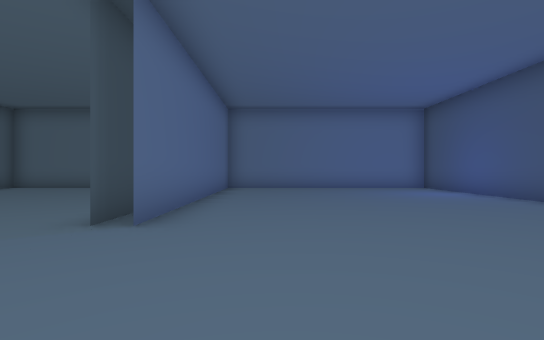
view 1 (above)

16 first-person views from a walk through a Unity game level. The camera is 1.3 m above the floor, looks level and sees 80° across. The floor is counted in squares, 2 m on a side. Each view is taken from the middle of a square. On the plan, view 1 faces up. The plan holds only what a view shows up to about 10 squares ahead; the rest is blank. The place goes on beyond the plan. The player character is not drawn.

view 2
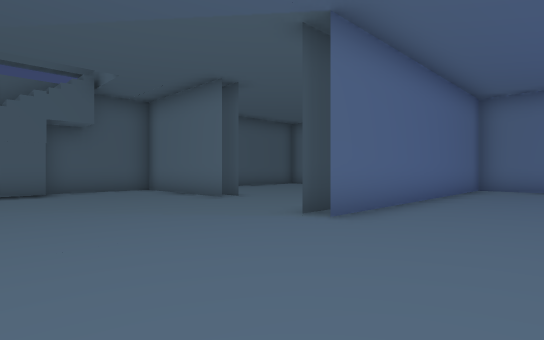

view 3
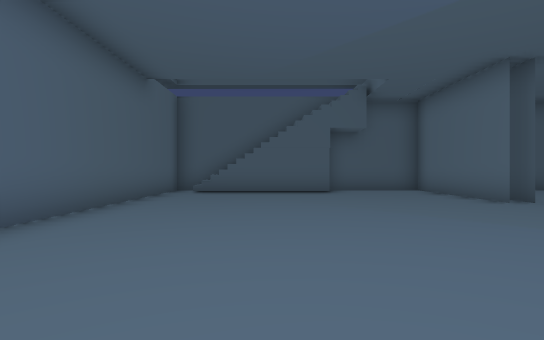

view 4
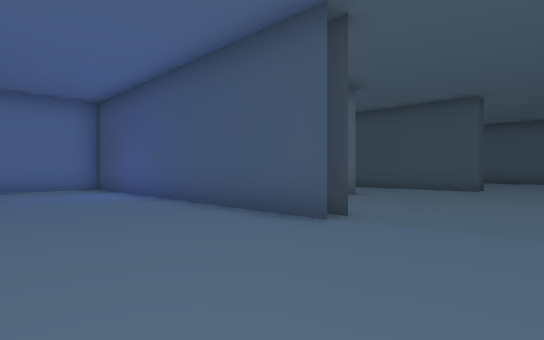

view 5
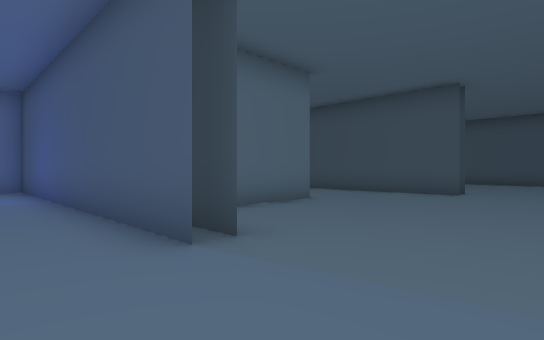

view 6
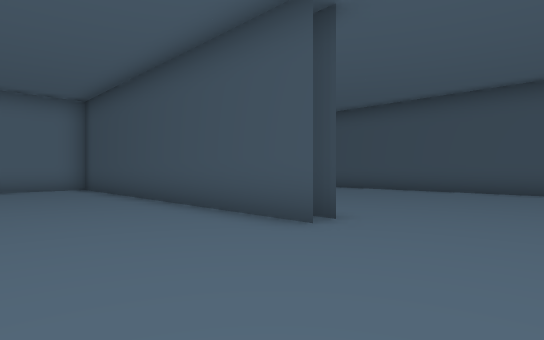

view 7
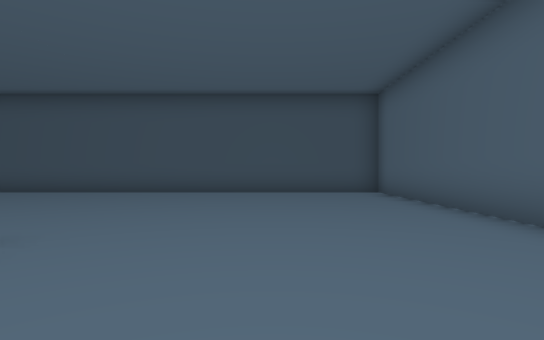

view 8
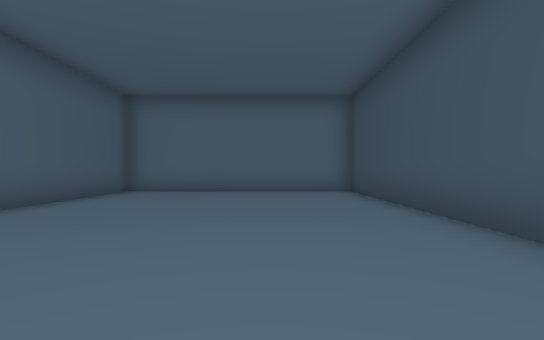

view 9
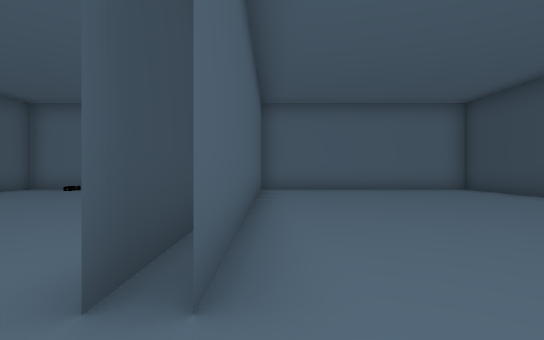

view 10
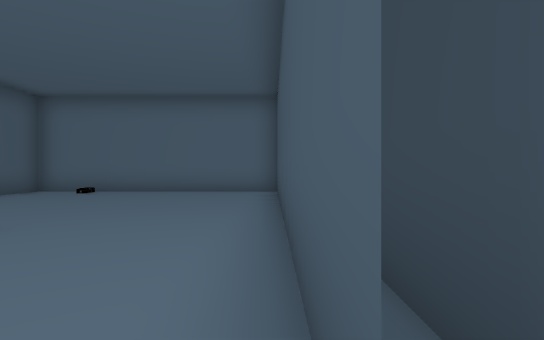

view 11
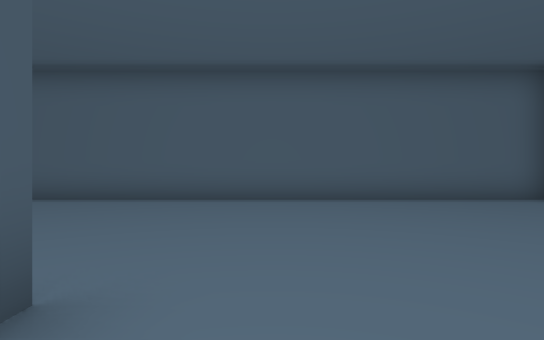

view 12
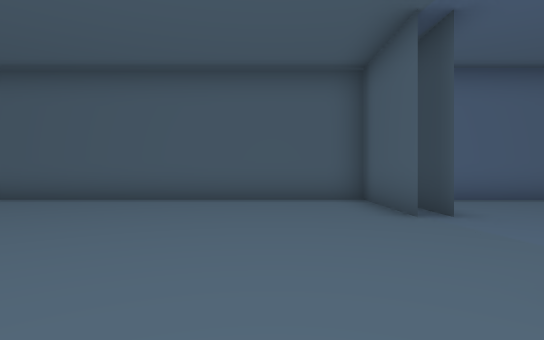

view 13
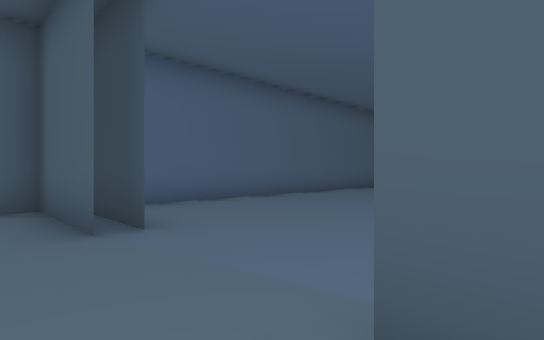

view 14
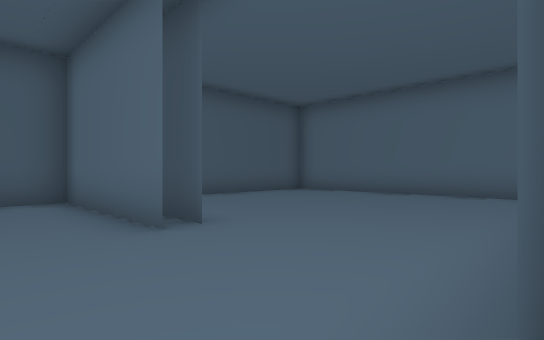

view 15
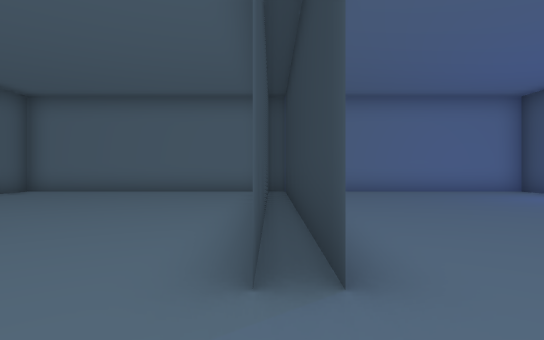

view 16
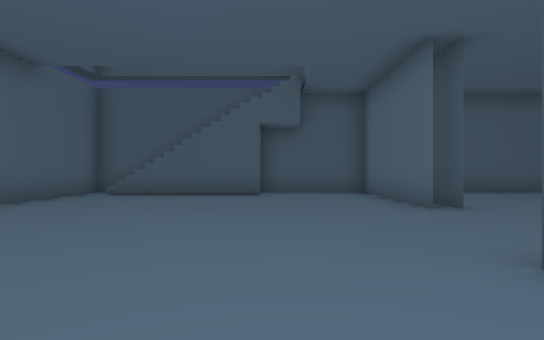

### Floor plan
Points are (right, up) in squares from view 1. A wall is a line through its corners. A room is listed if a view was taken in it or the views show most of it. See-through windows are left out.
Room 1 (views 1, 2, 3, 4, 5, 6, 7, 8, 9, 10, 11, 12, 13, 14, 15, 16)
walls: (6, 3) (6, 2.4) (6, 3.4); (5.5, 2.4) (5.5, 11.7) (-9.3, 11.7) (-9.3, 7.5); (5.5, -0.4) (5.5, -2.2); (6, -0.4) (6, -3.1) (20.4, -3.1) (20.4, 11.7) (13.7, 11.7) (13.7, 2.4) (13.7, 4); (10, 4.7) (7.8, 4.7); (-1.6, 6.2) (-1.6, 6.8); (-2.1, 5.1) (-2.1, 3.8); (13.2, 4.5) (13.2, 2.4) (13.2, 11.7) (6, 11.7) (6, 10.2); (-1.6, 11.5) (-1.6, 3.8) (-1.6, 6.1); (-5.2, 4.7) (-9.3, 4.7) (-9.3, -3.1) (4.4, -3.1); (-5.2, 5.2) (-6.4, 5.2)

Positions as (right, up) in squares from view 1, and headings:
1: (0, 0), facing up
2: (1, 0), facing up-left
3: (1, 0), facing left
4: (2, 0), facing up-right
5: (4, 0), facing up-right
6: (10, 0), facing up-right
7: (11, 0), facing right
8: (18, 2), facing up
9: (14, 1), facing up
10: (13, 2), facing up
11: (12, 4), facing down
12: (8, 4), facing down
13: (7, 3), facing down-left
14: (-2, 3), facing up-left
15: (-2, 2), facing up
16: (0, 2), facing left
